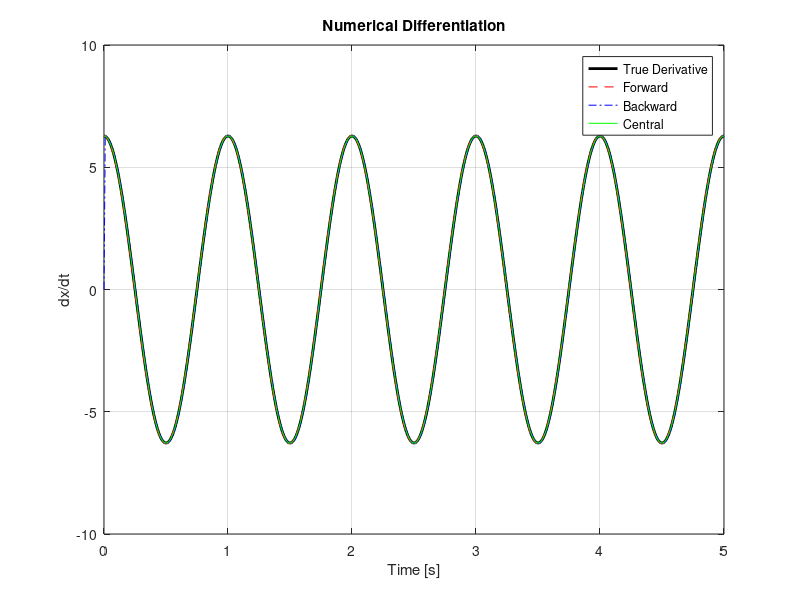

This chart was generated by the following MATLAB code:
% PROJECT: Numerical Differentiation of a Signal (x → x_dot).
clc; clear; close all;

% Time vector and signal.
dt = 0.01;                        % Sampling time.
T = 5;                            % Total duration.
t = 0:dt:T;                       % Time vector.
x = sin(2*pi*1*t);               % Signal: sine wave (1 Hz).

% Derivatives using numerical methods.
x_dot_forward = diff(x) / dt;    % Forward difference.
x_dot_forward(end+1) = x_dot_forward(end);  % Pad to match size.

x_dot_backward = [x(1), diff(x)] / dt;      % Backward difference.

x_dot_central = zeros(size(x));            % Central difference.
x_dot_central(2:end-1) = (x(3:end) - x(1:end-2)) / (2*dt);
x_dot_central(1) = x_dot_forward(1);
x_dot_central(end) = x_dot_backward(end);

% True derivative for comparison.
x_dot_true = 2*pi*1*cos(2*pi*1*t);

% Plot results.
figure;
plot(t, x_dot_true, 'k', 'LineWidth', 2); hold on;
plot(t, x_dot_forward, 'r--');
plot(t, x_dot_backward, 'b-.');
plot(t, x_dot_central, 'g');
legend('True Derivative', 'Forward', 'Backward', 'Central');
title('Numerical Differentiation');
xlabel('Time [s]'); ylabel('dx/dt');
grid on;
